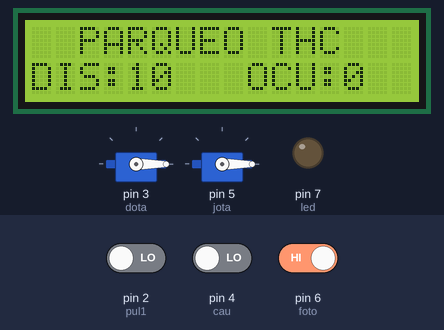
Recording of a sketch running on a simulated Arduino Uno, built with avr-gcc and run on an emulated ATmega328P. On the bench: 16×2 character LCD, 2 × servo, output pins drawn as LEDs (lit = HIGH). The test bench sets the inputs (shaded band); at power-on: pin 2 (pul1) LOW, pin 4 (cau) LOW, pin 6 (foto) HIGH. The local clock reads 2024-03-15 10:24:30 at power-on unless the sketch sets it; what the sketch prints to the serial monitor is not drawn.

Above: at 1.2 s.
1.3 s: pin 2 (pul1) driven HIGH
At 2.5 s:
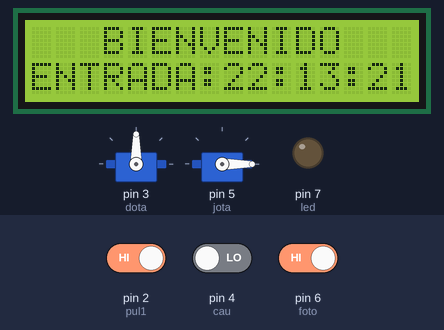
2.8 s: pin 4 (cau) driven HIGH
At 4.8 s:
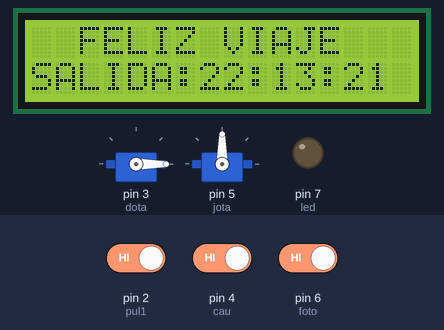
5.8 s: pin 6 (foto) driven LOW
At 8.1 s:
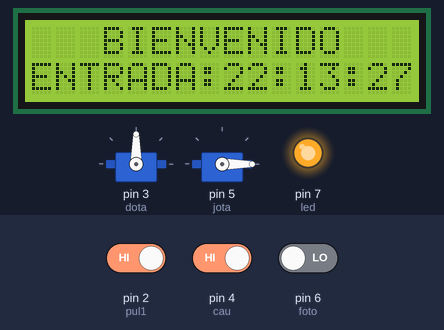
8.8 s: pin 4 (cau) driven LOW
At 11.3 s:
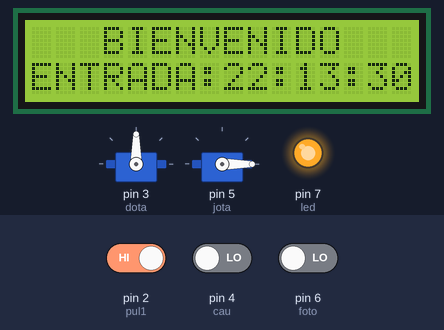
11.8 s: pin 4 (cau) driven HIGH
At 14.5 s:
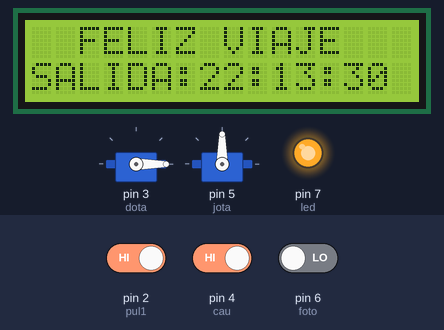
14.8 s: pin 6 (foto) driven HIGH
At 18.0 s:
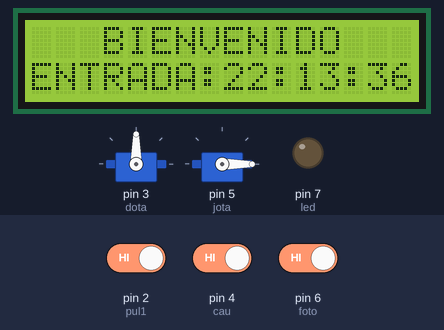
Timing chart, 0 to 18.8 s (numbered marks = the images above; inputs shaded):
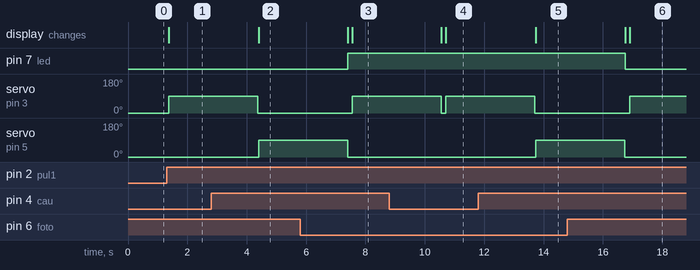

Measured:
- after the input at 1.3 s, servo on pin 3 (dota): 0° → 90° after 0.07 s; the display: changes after 0.07 s (image 1)
- after the input at 2.8 s, servo on pin 3 (dota): goes on until 4.4 s, then stays 0°; servo on pin 5 (jota): 0° → 90° after 1.6 s; the display: changes after 1.6 s (image 2)
- after the input at 5.8 s, pin 7 (led): LOW → HIGH after 1.6 s
- after the input at 8.8 s, servo on pin 5 (jota): stays 0° (without the input it goes to 90° after 1.8 s); the display: first changes after 1.8 s (image 4 shows a later state)
- after the input at 11.8 s, servo on pin 3 (dota): goes on until 13.7 s, then stays 0°; servo on pin 5 (jota): 0° → 90° after 1.9 s; the display: changes after 1.9 s (image 5)
- after the input at 14.8 s, pin 7 (led): HIGH → LOW after 1.9 s

The sketch:

final_final_144999999999999999999999.ino
```cpp
#include <Wire.h>//se llama la libreria Wire que nos ayudara a comunicarnos con el dispositivos de I2C
#include <LiquidCrystal_I2C.h>//se instala la libreria LiquidCrystal_I2C para trabajar con el i2c del lcd junto con el MÃ³dulo serial I2C
#include <Keypad.h>//se crea la libreria para iniciar el teclado matricial
#include <RTClib.h>//se instala y llama la libreria RTClib para poder utilizar el modulo RTC
#include <Servo.h>//se instala esta libreria para el servo motor

#define lcdAddress 0x27  //se indica la direcciÃ³n que toma el modulo i2c
#define filas 2//se indica que numero de filas que tiene el lcd que son dos para despues utilizarlo
#define columnas 16//se indica el numero de columnas que tiene el lcd que son 16

const int pul1 = 2;//se indica que el pulador 1 ira al pin 2
const int cau = 4;//se indica que el pulador 2 ira al pin 4
int ser;//nos ayudara a poder ver el estado de los pulsadores
int lou;//nos ayudara a ver el estado de los pulsadores
int RS=10;//nos ayudara a la contabilización de los parqueos
int ZK;//nos ayudara a la contabilización de los parqueos

LiquidCrystal_I2C pantallalcd(lcdAddress, columnas, filas);//se llama la libreria LiquidCrystal_I2C se le indica el nombre de pantallalcd se le indica la direcciÃ³n del lcd,la variable columnas y filas

Servo dota;//SE CREA LA VARIABLE PARA EL SERVO MOTOR
Servo jota;//SE CREA OTRA  VARIABLE PARA EL SERVO MOTOR}
RTC_DS3231 THC;//crea objeto del tipo RTC_DS3231

#define Epul_1() pinMode(pul1,INPUT);//se indica que Epul_1 va a cambiar al pinMode del pul1 que es entrada
#define Epul_2() pinMode(cau,INPUT); //se indica que Epul_2 va a cambiar al pinMode del pul2 que es entrada

const int foto=6;//NO AYUDARA AL CONTROL DE PARQUEOS
const int led=7;//NO AYUDARA AL CONTROL DE PARQUEOS
int valor;
#define entrada()  pinMode(foto,INPUT);
#define salida() pinMode(led,OUTPUT);
void setup() {
  Epul_1();//solo se inicializa la función
  Epul_2();//solo se inicializa la función
  Serial.begin(9600);//se inicializa el monitor serial
 pantallalcd.init();//se indica que la pantallalcd que en eso se iniciara
 pantallalcd.backlight();//se indica que la pantallalcd para su iluminaciÃ³n
 THC.begin();//se inicializa el THC
 THC.adjust(DateTime(__DATE__, __TIME__));//funcion que permite establecer fecha y horario
 dota.attach(3);//se indica en que pin se coloca
 jota.attach(5);//se indica en que pin se coloca
 entrada();
 salida();
}
void loop() {
  pantallalcd.setCursor(2,0);//que que fila va estar y que columna
  pantallalcd.print("PARQUEO THC");//que imprima el mensaje
  pantallalcd.setCursor(0,1);//que que fila va estar y que columna
  pantallalcd.print("DIS:");//que imprima el mensaje
  pantallalcd.print(RS);//que imprima el valor que este tenga
  pantallalcd.setCursor(9,1);//que que fila va estar y que columna
  pantallalcd.print("OCU:");//que imprima el mensaje
  pantallalcd.print(ZK);//que imprima el valor que este tenga
  dota.write(0);// que el servo simpre inice en 0  grados
  DateTime fecha = THC.now();//funcion que devuelve fecha y horario en formato
  ser = digitalRead(pul1);// que ser sea lo mismo que digitalRead(pul1)
  if(ser==HIGH && RS>0){//se se cumple nuestra condición que haga todo lo siguiente
    pantallalcd.clear();//que limpie todo lo escrito
    RS--;//que reste cada vez a esta variable
    ZK++;//que le sume cada vez a esta variable
    pantallalcd.setCursor(3,0);//que que fila va estar y que columna
    pantallalcd.print("BIENVENIDO");
    pantallalcd.setCursor(0,1);//se dise que en la columna 0 se imprima lo siguiente y que se coloque en la fila 0
    pantallalcd.print("ENTRADA:");
    pantallalcd.print(fecha.hour() );//funcion que obtiene la hora de la fecha completa
    pantallalcd.print(":");//caracter dos puntos como separador
    pantallalcd.print(fecha.minute());//funcion que obtiene los minutos de la fecha completa
    pantallalcd.print(":");//caracter dos puntos como separador
    pantallalcd.print(fecha.second());//funcion que obtiene los segundos de la fecha completa
    dota.write(90);//se indica los grados a moverse el servo motor
    delay(3000);//que se tome una pausa de 3 segundos
    dota.write(0);//que el servo regrese a 0
    pantallalcd.clear();//que limpie todo lo escrito
    Serial.print("ENTRADA:");//qie imprima el mensaje
    Serial.print(fecha.hour() );//funcion que obtiene la hora de la fecha completa
    Serial.print(":");//caracter dos puntos como separador
    Serial.print(fecha.minute());//funcion que obtiene los minutos de la fecha completa
    Serial.print(":");//caracter dos puntos como separador
    Serial.println(fecha.second());//funcion que obtiene los segundos de la fecha completa

  }else{
    if(ser==HIGH && RS==0){//se se cumple nuestra condición que haga todo lo siguiente
     pantallalcd.clear();//que limpie todo lo escrito
     pantallalcd.setCursor(2,0);//que que fila va estar y que columna
     pantallalcd.print("LO SENTIMOS");//que imprima el mensaje
     pantallalcd.setCursor(1,1);//que que fila va estar y que columna
     pantallalcd.print("ESTAMOS LLENOS");//que imprima el mensaje
     delay(2000);//que tome una pausa de 2 segundos
     pantallalcd.clear();//que limpie todo lo escrito

    }
  }

  lou=digitalRead(cau);//que lau sea lo mismo que digitalRead(cau)
  jota.write(0);//que inice simpre el servo en  grados
  if(lou==HIGH && RS<10){//se se cumple nuestra condición que haga todo lo siguiente
    RS++;//que le sume cada vez a esta variable
    ZK--;//que reste cada vez a esta variable
    pantallalcd.clear();//que limpie todo lo escrito
    pantallalcd.setCursor(2,0);//que que fila va estar y que columna
    pantallalcd.print("FELIZ VIAJE");//se imprime el mensaje
    pantallalcd.setCursor(0,1);//que que fila va estar y que columna
    pantallalcd.print("SALIDA:");//se imprime la salida
    pantallalcd.print( fecha.hour());//funcion que obtiene la hora de la fecha completa
    pantallalcd.print(":");//caracter dos puntos como separador
    pantallalcd.print(fecha.minute());//funcion que obtiene los minutos de la fecha completa
    pantallalcd.print(":");//caracter dos puntos como separador
    pantallalcd.print(fecha.second());//funcion que obtiene los segundos de la fecha completa
    jota.write(90);//se indica los grados a moverse el servo motor
    delay(3000);//se toma una pausa
    jota.write(0);//los grados a lo que va el servo
    pantallalcd.clear();//que limpie todo lo escrito
    Serial.print("SALIDA:");//que imprima la salida
    Serial.print(fecha.hour() );//funcion que obtiene la hora de la fecha completa
    Serial.print(":");//caracter dos puntos como separador
    Serial.print(fecha.minute());//funcion que obtiene los minutos de la fecha completa
    Serial.print(":");//caracter dos puntos como separador
    Serial.println(fecha.second());//funcion que obtiene los segundos de la fecha completa
  }else{}

  valor=digitalRead(foto);//indicamos que valor va a hacer lo mismo que el digitalRead
  if(valor==LOW){//si cumple la condición va a realizar lo siguiente
    digitalWrite(led,HIGH);//se se cumple esto la led se encendera
    delay(100);//se tome un tiempo
  }else{//si no hace esto
    digitalWrite(led,LOW);//el led estara apagdo
    delay(100);//se tome un tiempo

  }
}
```
